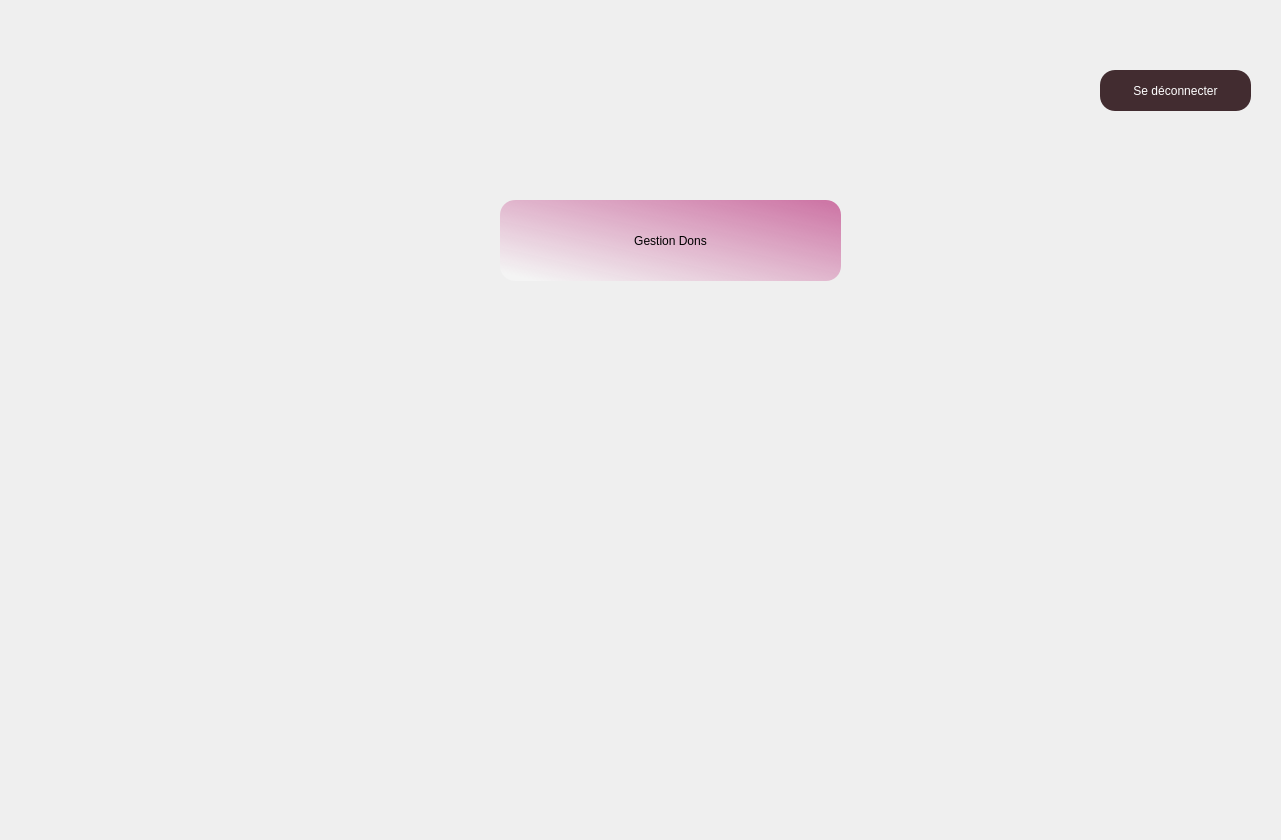
    <widget class="QWidget" name="Page_acceuil_4">
     <widget class="QLabel" name="label_46">
      <property name="geometry">
       <rect>
        <x>0</x>
        <y>0</y>
        <width>1272</width>
        <height>831</height>
       </rect>
      </property>
      <property name="minimumSize">
       <size>
        <width>1272</width>
        <height>831</height>
       </size>
      </property>
      <property name="text">
       <string/>
      </property>
      <property name="pixmap">
       <pixmap>../other(img)/Brown &amp; Deep Green Illustration International Day Of Charity (1).png</pixmap>
      </property>
     </widget>
     <widget class="QPushButton" name="pushButton_17">
      <property name="geometry">
       <rect>
        <x>500</x>
        <y>200</y>
        <width>341</width>
        <height>81</height>
       </rect>
      </property>
      <property name="styleSheet">
       <string notr="true"> *{ background:qlineargradient(spread:pad, x1:0.058, y1:0.948864, x2:1, y2:0, stop:0 rgba(255, 255, 255, 74), stop:1 rgba(204, 114, 163, 255));
	font: 75 italic 12pt &quot;Times New Roman&quot;;border-radius:15px;
}
</string>
      </property>
      <property name="text">
       <string>Gestion Dons</string>
      </property>
     </widget>
     <widget class="QPushButton" name="pushButton_23">
      <property name="geometry">
       <rect>
        <x>1100</x>
        <y>70</y>
        <width>151</width>
        <height>41</height>
       </rect>
      </property>
      <property name="styleSheet">
       <string notr="true">#pushButton_23
{
font: 12pt &quot;Times New Roman&quot;;
background:#422c30;
color:white;
border-radius:15px;
}
#pushButton_23::hover
{
font: 12pt &quot;Times New Roman&quot;;
background:brown;
color:white;
border-radius:15px;
}</string>
      </property>
      <property name="text">
       <string>Se déconnecter</string>
      </property>
     </widget>
    </widget>
